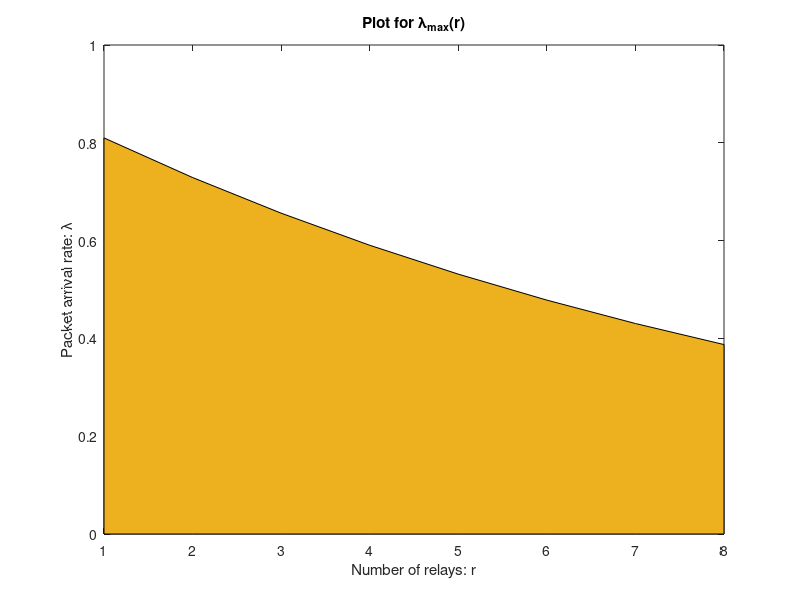

The MATLAB source for this figure:
r = linspace(1,8,8);
lambda1 = 0.9.^(r+1);
lambda2 = 0.9*2
plot(r, lambda1, r, lambda2);
area(r, lambda1, "FaceColor","#EDB120");
xlabel('Number of relays: r');
ylabel('Packet arrival rate: \lambda');
title('Plot for \lambda_{max}(r)');
